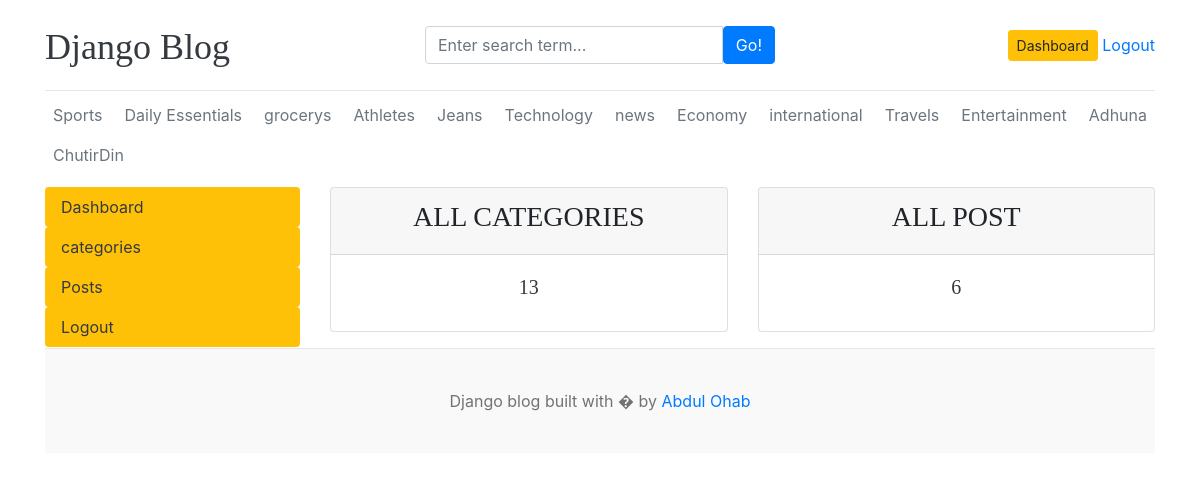
Page /dashboard/ (signed in) on the earlier database version.
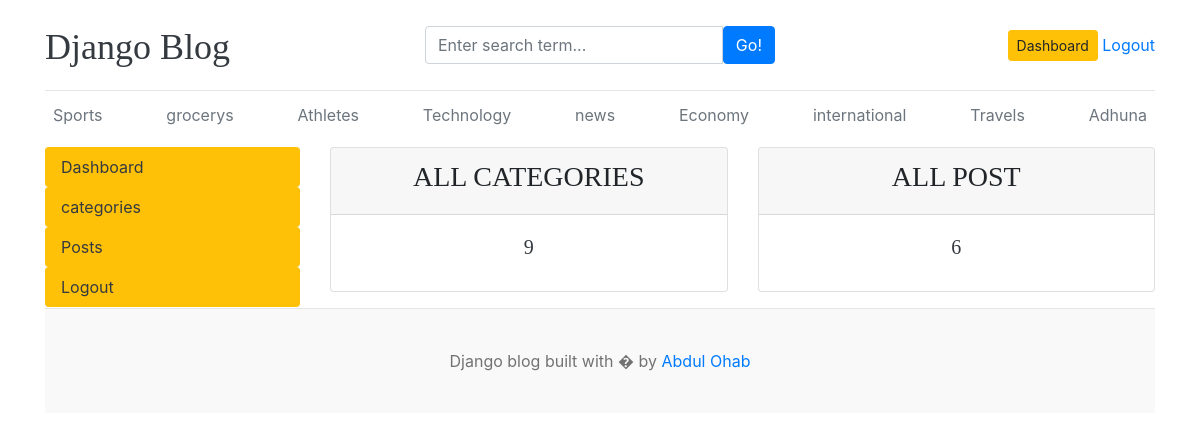
Same page on the later database version.
### home/models.py (models this page shows, shortened)
class Category(models.Model):
    category_name=models.CharField(max_length=50,unique=True)
    created_at=models.DateTimeField(auto_now_add=True)
    updated_at=models.DateTimeField(auto_now=True)

### dashboard/views.py (the view)
# urls.py: path('', views.dashboardPage ,name='dashboardPage'),
@login_required(login_url='loginPage')
def dashboardPage(request):
    categories = Category.objects.all()
    categories_count=Category.objects.all().count()
    blogs_count=Blogs.objects.all().count()
    context = {
        'categories': categories,
        'categories_count':categories_count,
        'blogs_count':blogs_count,
        }
    return render(request,'dashboard.html',context)

### templates/dashboard.html
{% extends 'base.html' %}
{% block content %}
<div class="row">
    {% include 'leftSideBar.html' %}
    <div class="col-md-9">
        <div class="row">
            <div class="col">
                <div class="card border-default mb-3">
                    <div class="card-header text-center text-uppercase font-weight-bold ">
                        <h3>All Categories</h3>
                    </div>
                    <div class="card-body text-dark">
                        <h5 class="card-title text-center">{{categories_count}} </h5>
                    </div>
                </div>
            </div>
            <div class="col">
                <div class="card border-default mb-3">
                    <div class="card-header text-center text-uppercase font-weight-bold ">
                        <h3>All Post</h3>
                    </div>
                    <div class="card-body text-dark">
                        <h5 class="card-title text-center">{{blogs_count}}</h5>
                    </div>
                </div>
            </div>
        </div>
    </div>
</div>
{% endblock %}

### templates/header.html (shortened to what this page needs)
{% load static %}
<!DOCTYPE html>
<html lang="en">
<head>
    <link href="https://getbootstrap.com/docs/4.0/dist/css/bootstrap.min.css" rel="stylesheet">
    <link href="{% static 'css/blog.css' %}" rel="stylesheet">
  </head>
<body>
    <div class="container">
      <header class="blog-header py-3">
        <div class="row flex-nowrap justify-content-between align-items-center">
          <div class="col-4 pt-1">
            <a class="blog-header-logo text-dark" href="/">Django Blog</a>
          </div>
          <div class="col-4">
            <form action="{% url 'search' %}" method="GET" >
            <div class="input-group">
                <input class="form-control" type="text" name="keyword" placeholder="Enter search term..." aria-label="Enter search term..." aria-describedby="button-search" />
                <button type="submit" class="btn btn-primary" id="button-search" type="button">Go!</button>
            </div>
        </form>
          </div>
          <div class="col-4 d-flex justify-content-end align-items-center">
            {% if not user.is_authenticated %}
            <a class="btn btn-sm btn-warning" href="{% url 'loginPage'  %}">Login</a> &nbsp;
            <a class="btn btn-sm btn-outline-secondary" href="{% url 'registerPage'   %}">Register</a>
            {% else %}
            <span> <a href="{% url 'dashboardPage' %}" class="btn btn-sm btn-warning " > Dashboard </a> </span>&nbsp;
            <span> <a href="{% url 'logoutPage' %}"> Logout </a> </span>
            {% endif %}
          </div>
        </div>
      </header>
      <div class="nav-scroller py-1 mb-2">
        <nav class="nav d-flex justify-content-between ">
          {% for category in categories %}
          <a class="p-2 text-muted  " href="{% url 'categoryPage' category.id  %}"> {{category.category_name}}</a>
          {% endfor %}
        </nav>
      </div>

Differences in the rows shown:
removed Category: category_name "Daily Essentials"
removed Category: category_name "Jeans"
removed Category: category_name "Entertainment"
removed Category: category_name "ChutirDin"
Other differences:
{{ categories_count }}: "13" → "9"
